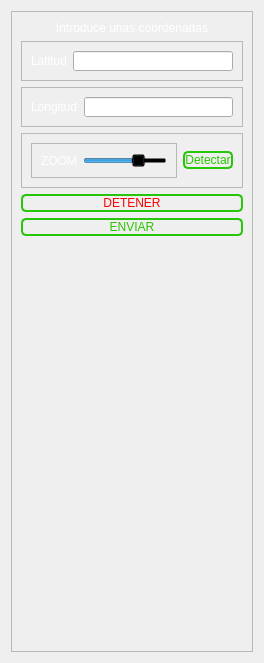
               <widget class="QWidget" name="page_3">
                <layout class="QVBoxLayout" name="verticalLayout_9">
                 <item>
                  <widget class="QFrame" name="frame_12">
                   <property name="styleSheet">
                    <string notr="true">color: white;</string>
                   </property>
                   <property name="frameShape">
                    <enum>QFrame::StyledPanel</enum>
                   </property>
                   <property name="frameShadow">
                    <enum>QFrame::Raised</enum>
                   </property>
                   <layout class="QVBoxLayout" name="verticalLayout_18">
                    <item>
                     <widget class="QLabel" name="label_28">
                      <property name="maximumSize">
                       <size>
                        <width>16777215</width>
                        <height>30</height>
                       </size>
                      </property>
                      <property name="text">
                       <string>Introduce unas coordenadas</string>
                      </property>
                      <property name="alignment">
                       <set>Qt::AlignCenter</set>
                      </property>
                     </widget>
                    </item>
                    <item>
                     <widget class="QFrame" name="frame_24">
                      <property name="maximumSize">
                       <size>
                        <width>16777215</width>
                        <height>40</height>
                       </size>
                      </property>
                      <property name="frameShape">
                       <enum>QFrame::StyledPanel</enum>
                      </property>
                      <property name="frameShadow">
                       <enum>QFrame::Raised</enum>
                      </property>
                      <layout class="QHBoxLayout" name="horizontalLayout_22">
                       <item>
                        <widget class="QLabel" name="label_18">
                         <property name="styleSheet">
                          <string notr="true">color: white;</string>
                         </property>
                         <property name="text">
                          <string>Latitud</string>
                         </property>
                        </widget>
                       </item>
                       <item>
                        <widget class="QLineEdit" name="lineLatitud"/>
                       </item>
                      </layout>
                     </widget>
                    </item>
                    <item>
                     <widget class="QFrame" name="frame_13">
                      <property name="maximumSize">
                       <size>
                        <width>16777215</width>
                        <height>40</height>
                       </size>
                      </property>
                      <property name="frameShape">
                       <enum>QFrame::StyledPanel</enum>
                      </property>
                      <property name="frameShadow">
                       <enum>QFrame::Raised</enum>
                      </property>
                      <layout class="QHBoxLayout" name="horizontalLayout_17">
                       <item>
                        <widget class="QLabel" name="label_4">
                         <property name="styleSheet">
                          <string notr="true">color: white;</string>
                         </property>
                         <property name="text">
                          <string>Longitud</string>
                         </property>
                        </widget>
                       </item>
                       <item>
                        <widget class="QLineEdit" name="lineLongitud"/>
                       </item>
                      </layout>
                     </widget>
                    </item>
                    <item>
                     <widget class="QFrame" name="frame_31">
                      <property name="minimumSize">
                       <size>
                        <width>0</width>
                        <height>0</height>
                       </size>
                      </property>
                      <property name="maximumSize">
                       <size>
                        <width>16777215</width>
                        <height>55</height>
                       </size>
                      </property>
                      <property name="layoutDirection">
                       <enum>Qt::LeftToRight</enum>
                      </property>
                      <property name="frameShape">
                       <enum>QFrame::StyledPanel</enum>
                      </property>
                      <property name="frameShadow">
                       <enum>QFrame::Raised</enum>
                      </property>
                      <layout class="QHBoxLayout" name="horizontalLayout_23">
                       <item>
                        <widget class="QFrame" name="frame_47">
                         <property name="maximumSize">
                          <size>
                           <width>300</width>
                           <height>16777215</height>
                          </size>
                         </property>
                         <property name="frameShape">
                          <enum>QFrame::StyledPanel</enum>
                         </property>
                         <property name="frameShadow">
                          <enum>QFrame::Raised</enum>
                         </property>
                         <layout class="QHBoxLayout" name="horizontalLayout_34">
                          <item>
                           <widget class="QLabel" name="label_40">
                            <property name="maximumSize">
                             <size>
                              <width>300</width>
                              <height>16777215</height>
                             </size>
                            </property>
                            <property name="text">
                             <string>ZOOM</string>
                            </property>
                           </widget>
                          </item>
                          <item>
                           <widget class="QSlider" name="barraZOOM_3">
                            <property name="styleSheet">
                             <string notr="true">background-color: transparent;</string>
                            </property>
                            <property name="minimum">
                             <number>10</number>
                            </property>
                            <property name="maximum">
                             <number>20</number>
                            </property>
                            <property name="value">
                             <number>17</number>
                            </property>
                            <property name="orientation">
                             <enum>Qt::Horizontal</enum>
                            </property>
                           </widget>
                          </item>
                         </layout>
                        </widget>
                       </item>
                       <item>
                        <widget class="QPushButton" name="bt_Detectar">
                         <property name="maximumSize">
                          <size>
                           <width>100</width>
                           <height>16777215</height>
                          </size>
                         </property>
                         <property name="styleSheet">
                          <string notr="true">QPushButton{
font: 87 12pt &quot;Arial Black&quot;;
background-color: #000000ff;
color: rgb(39,198,0);
border-radius: 5px;
border: 2px solid rgb(39,198,09);
}

QPushButton:hover{
background-color: rgb(27,67,50);
}</string>
                         </property>
                         <property name="text">
                          <string>Detectar</string>
                         </property>
                        </widget>
                       </item>
                      </layout>
                     </widget>
                    </item>
                    <item>
                     <widget class="QPushButton" name="bt_parar_coor">
                      <property name="maximumSize">
                       <size>
                        <width>16000</width>
                        <height>16777215</height>
                       </size>
                      </property>
                      <property name="styleSheet">
                       <string notr="true">QPushButton{
font: 87 12pt &quot;Arial Black&quot;;
background-color: #000000ff;
color: rgb(255,0,0);
border-radius: 5px;
border: 2px solid rgb(39,198,09);
}

QPushButton:hover{
background-color: rgb(255,50,100);
}</string>
                      </property>
                      <property name="text">
                       <string>DETENER</string>
                      </property>
                      <property name="iconSize">
                       <size>
                        <width>32</width>
                        <height>32</height>
                       </size>
                      </property>
                     </widget>
                    </item>
                    <item>
                     <widget class="QPushButton" name="bt_enviar_Coor">
                      <property name="maximumSize">
                       <size>
                        <width>16000</width>
                        <height>16777215</height>
                       </size>
                      </property>
                      <property name="styleSheet">
                       <string notr="true">QPushButton{
font: 87 12pt &quot;Arial Black&quot;;
background-color: #000000ff;
color: rgb(39,198,0);
border-radius: 5px;
border: 2px solid rgb(39,198,09);
}

QPushButton:hover{
background-color: rgb(27,67,50);
}</string>
                      </property>
                      <property name="text">
                       <string>ENVIAR</string>
                      </property>
                      <property name="iconSize">
                       <size>
                        <width>32</width>
                        <height>32</height>
                       </size>
                      </property>
                     </widget>
                    </item>
                    <item>
                     <widget class="QWidget" name="widgetMapa" native="true">
                      <property name="minimumSize">
                       <size>
                        <width>0</width>
                        <height>400</height>
                       </size>
                      </property>
                     </widget>
                    </item>
                   </layout>
                  </widget>
                 </item>
                </layout>
               </widget>
